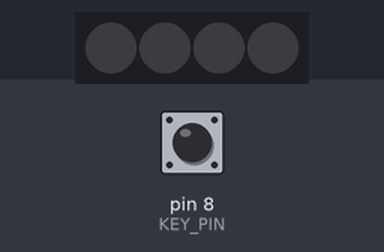
A sketch run on a simulated Arduino Uno, built with avr-gcc and run on an emulated ATmega328P. Parts: 4 RGB LEDs in strip order, left to right. The test bench sets the inputs (shaded band); at power-on: pin 8 (KEY_PIN) HIGH. Dim RGB values are drawn brighter than linear; the strip is taken to match the declared colour order.

Above: at 1.2 s.
1.3 s: pin 8 (KEY_PIN) pulled LOW for 0.15 s
At 1.6 s:
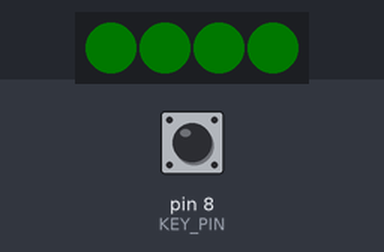
4.3 s: pin 8 (KEY_PIN) pulled LOW for 1 s
At 5.37 s:
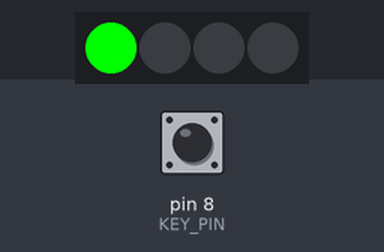
7.3 s: pin 8 (KEY_PIN) pulled LOW for 0.15 s
At 7.7 s:
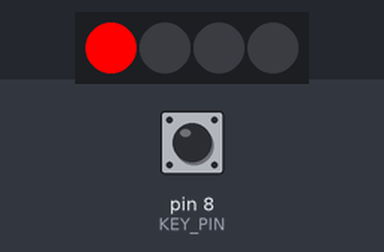
10.3 s: pin 8 (KEY_PIN) pulled LOW for 0.15 s
At 11.35 s:
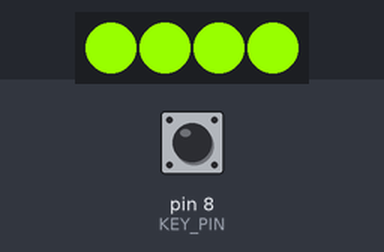
Timing chart, 0 to 20.4 s (numbered marks = the images above; inputs shaded):
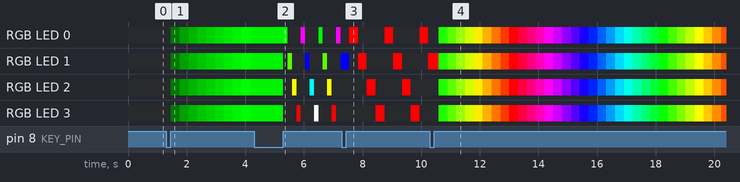

Measured:
- after the input at 1.3 s, RGB LED 0–3: off → RGB(0, 2, 0) after 0.15 s, → RGB(0, 34, 0) 0.32 s later, → RGB(0, 64, 0) 0.30 s later, → RGB(0, 94, 0) 0.30 s later, … (11 changes in this stretch)

The sketch:

RGBEffects.ino
```cpp
// (licence header left out)
//Import library
#include <Adafruit_NeoPixel.h>

#define KEY_PIN 8    //Define Key pin
#define RGB_PIN 9    //Define the RGB pin
#define MAX_LED 4    //4 RGB lights

//Initialize WS2812 programming RGB
Adafruit_NeoPixel strip = Adafruit_NeoPixel(MAX_LED, RGB_PIN, NEO_RGB + NEO_KHZ800);

/*RGBEffects*/
int RGB_Effect = 0;     //1:Breathing light,2:Marquee,3:Water light,4:Color light,5:Turn off light

//Button status
bool button_press = false;

unsigned long oldTime = 0;
unsigned long nowTime = 0;


/**
* Function       keyscan
* @author        chengengyue
* @date          2019.10.08
* @brief         key scan
* @param[in1]    void
* @retval        void
* @par History   no
*/
void keyscan()
{
  int val;
  val = digitalRead(KEY_PIN); //Read the digital 8-port level value assigned to val
  if (val == LOW)             //When the button is pressed
  {
    delay(10);                  //Delayed debounce
    val = digitalRead(KEY_PIN); //Read button status again
    while (val == LOW)
    {
      val = digitalRead(KEY_PIN); //Third read button status
      if (val == HIGH)            //Determine if the button is released, release it to execute
      {
        RGB_Effect++;
        return;
      }
    }
  }
}

/**
* Function       clearRGB
* @author        chengengyue
* @date          2019.10.08
* @brief         set On board RGB
* @param[in1]    void
* @param[out]    void
* @retval        void
* @par History   no
*/
void clearRGB()
{
  uint32_t color = strip.Color(0, 0, 0);
  for (uint8_t i = 0; i < MAX_LED; i++)
  {
    strip.setPixelColor(i, color);
  }
  strip.show();
}

/**
* Function       showRGB
* @author        chengengyue
* @date          2019.10.08
* @brief         control RGB
* @param[in1]    num  Which lamp to choose,
*                if it is greater than or equal to the maximum value, it will be fully lit
* @param[in2]    R    value(0~255)
* @param[in3]    G    value(0~255)
* @param[in4]    B    value(0~255)
* @param[out]    void
* @retval        void
* @par History   no
*/
void showRGB(int num, int R, int G, int B)
{
  uint32_t color = strip.Color(G, R, B);
  if (num > MAX_LED - 1)
  {
    for (int i = 0; i < MAX_LED; i++)
    {
      strip.setPixelColor(i, color);
    }
  }
  else
  {
    strip.setPixelColor(num, color);
  }
  strip.show();
}

/**
* Function       waterfall_RGB
* @author        chengengyue
* @date          2019.10.08
* @brief         water light（green）
* @param[in]     void
* @param[out]    void
* @retval        void
* @par History   no
*/
void waterfall_RGB()
{
  static int w = 0;
  clearRGB();
  showRGB(w, 0, 255, 0);
  w++;
  if (w >= 4)
    w = 0;
}

/**
* Function       marquee_RGB
* @author        chengengyue
* @date          2019.10.08
* @brief         marquee
* @param[in]     void
* @param[out]    void
* @retval        void
* @par History   no
*/
void marquee_RGB()
{
  static int m = 0;
  clearRGB();
  switch (m)
  {
  case 0:
    showRGB(m % 4, 255, 0, 0);
    break;
  case 1:
    showRGB(m % 4, 255, 90, 0);
    break;
  case 2:
    showRGB(m % 4, 255, 255, 0);
    break;
  case 3:
    showRGB(m % 4, 0, 255, 0);
    break;
  case 4:
    showRGB(m % 4, 0, 255, 255);
    break;
  case 5:
    showRGB(m % 4, 0, 0, 255);
    break;
  case 6:
    showRGB(m % 4, 255, 0, 255);
    break;
  case 7:
    showRGB(m % 4, 255, 255, 255);
    break;

  default:
    break;
  }
  m++;
  if (m >= 8)
    m = 0;
}

/**
* Function       breathing_RGB
* @author        chengengyue
* @date          2019.10.08
* @brief         breathing light
* @param[in]     void
* @param[out]    void
* @retval        void
* @par History   no
*/
void breathing_RGB()
{
  static int a = 0, b = 0, c = 0;
  if (a == 0)
  {
    b += 2;
    if (b >= 250)
      a = 1;
  }
  else
  {
    b -= 2;
    if (b <= 5)
    {
      a = 0;
      c++;
    }
  }
  switch (c)
  {
  case 0:
    showRGB(MAX_LED, b, 0, 0);
    break;
  case 1:
    showRGB(MAX_LED, b, b, 0);
    break;
  case 2:
    showRGB(MAX_LED, 0, b, 0);
    break;
  case 3:
    showRGB(MAX_LED, 0, b, b);
    break;
  case 4:
    showRGB(MAX_LED, 0, 0, b);
    break;
  case 5:
    showRGB(MAX_LED, b, 0, b);
    break;
  case 6:
    showRGB(MAX_LED, b, b, b);
    break;

  default:
    break;
  }
  c %= 7;
}

/**
* Function       colorfull_RGB
* @author        chengengyue
* @date          2019.10.08
* @brief         color light
* @param[in]     void
* @param[out]    void
* @retval        void
* @par History   no
*/
void colorfull_RGB()
{
  static int rgb_r = 254;
  static int rgb_g = 0;
  static int rgb_b = 0;
  if (rgb_r == 254 && rgb_g < 254 && rgb_b == 0)
    rgb_g += 2;
  else if (rgb_g == 254 && rgb_r > 0 && rgb_b == 0)
      rgb_r -= 2;
  else if (rgb_g == 254 && rgb_b < 254 && rgb_r == 0)
    rgb_b += 2;
  else if (rgb_b == 254 && rgb_g > 0 && rgb_r == 0)
    rgb_g -= 2;
  else if (rgb_b == 254 && rgb_r < 254 && rgb_g == 0)
    rgb_r += 2;
  else if (rgb_r == 254 && rgb_b > 0 && rgb_g == 0)
    rgb_b -= 2;

  showRGB(MAX_LED, rgb_r, rgb_g, rgb_b);
}

/**
* Function       setup
* @author        chengengyue
* @date          2019.10.08
* @brief         Initialization settings
* @param[in]     void
* @param[out]    void
* @retval        void
* @par History   no
*/
void setup() {
  // put your setup code here, to run once:
  pinMode(RGB_PIN, OUTPUT);        //Set the RGB pin to output mode
  pinMode(KEY_PIN, INPUT_PULLUP);  //Set the button pin to pull-up input mode

  strip.begin();
  strip.show();
  clearRGB();
}

/**
* Function       loop
* @author        chengengyue
* @date          2019.10.08
* @brief         main function
* @param[in]     void
* @param[out]    void
* @retval        void
* @par History   no
*/
void loop() {
  // put your main code here, to run repeatedly:
  // keyscan
  keyscan();

  switch (RGB_Effect)
  {
  case 1:     //breathing light
    nowTime = millis();
    if (nowTime - oldTime >= 20)
    {
      oldTime = nowTime;
      breathing_RGB();
    }
    break;

  case 2:   //marquee
    nowTime = millis();
    if (nowTime - oldTime >= 150)
    {
      oldTime = nowTime;
      marquee_RGB();
    }
    break;

  case 3:   //water light
    nowTime = millis();
    if (nowTime - oldTime >= 300)
    {
      oldTime = nowTime;
      waterfall_RGB();
    }
    break;

  case 4:   //colorful light
    nowTime = millis();
    if (nowTime - oldTime >= 10)
    {
      oldTime = nowTime;
      colorfull_RGB();
    }
    break;

  case 5:   //Turn off light
    showRGB(MAX_LED, 0, 0, 0);
    RGB_Effect = 0;
    break;

  default:
    break;
  }

}
```
